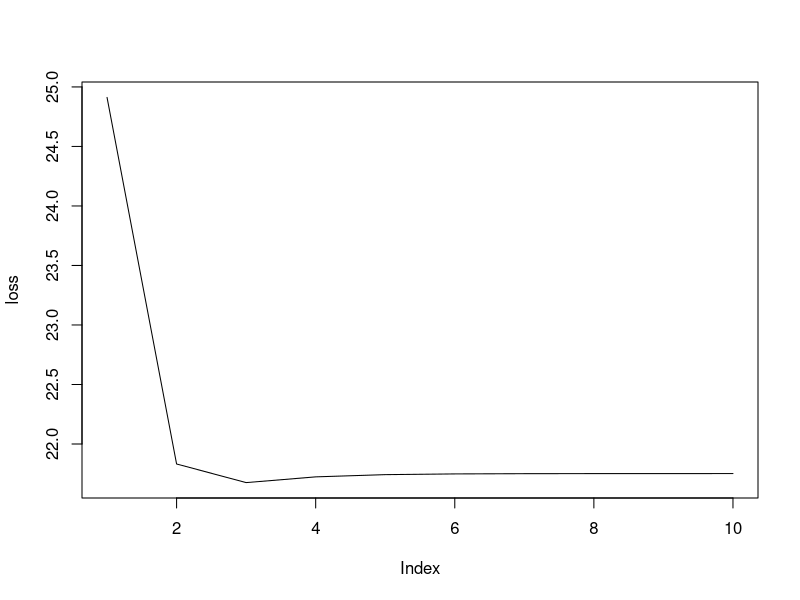

Source code (R):
library(tidyverse)

lasso_loss <- function(X, Y, beta) {
  t(Y - X%*%beta) %*% (Y - X%*%beta) + lambda * sum(abs(beta))
}

lasso_regression <- function(X, Y, lambda_init, epoch = 10000, eps = 1e-4) {
  lambda <- lambda_init
  loss <- c()
  ## scale X and Y
  Y <- scale(Y, center = TRUE, scale = TRUE)
  X <- scale(X, center = TRUE, scale = TRUE)
  X <- cbind(rep(1, length(Y)), X)
  P <- ncol(X)
  beta <- rep(0, P)
  for (i in 1:epoch) {
    resid <- Y - X %*% beta
    ## pick a coordinate
    for (j in 1:P) {
      ## get residual for all except for j
      resid <- resid + X[, j] * beta[j]
      delta_linear <- mean(resid * X[, j])
      ## proceed with the negative direction
      if (delta_linear < -lambda) {
        beta[j] <- delta_linear + lambda
      } else if (delta_linear > lambda) {
        beta[j] <- delta_linear - lambda
      } else {
        beta[j] <- 0
      }
      ## restore full residual
      resid <- resid - X[, j] * beta[j]
    }
    ## record loss
    loss[i] <- lasso_loss(X, Y, beta)
    ## quit when converge
    if ((length(loss) > 1) && (abs(loss[i] - loss[i - 1]) < eps)) break
  }
  return(list(beta = beta, loss = loss))
}

peru <- read.table("./hw3/peru.txt", header = TRUE)
Y <- peru$Systol
X <- as.matrix(peru %>% select(-Systol))
N <- nrow(X)

## validation
train_idx <- 1:floor(N * 0.7)
X_train <- X[train_idx, ]
Y_train <- Y[train_idx]
X_test <- X[-train_idx, ]
Y_test <- Y[-train_idx]
lambda_list <- c(0.01, 0.05, 0.1, 0.3, 0.7, 0.9)
test_loss <- c()
for (lambda in lambda_list) {
  result <- lasso_regression(X_train, Y_train, lambda = lambda, epoch = 10000)
  test_loss <- c(test_loss,
    lasso_loss(cbind(rep(1, length(Y_test)), X_test), Y_test, result$beta))
}
best_idx <- which(test_loss == min(test_loss))

## result
lambda <- lambda_list[best_idx]
result <- lasso_regression(X, Y, lambda = lambda, epoch = 10000)
loss <- result$loss
result$beta
plot(loss, type = "l")
beta <- matrix(result$beta, dim(X)[2] + 1, 1)
rownames(beta) <- c("(intercept)", colnames(X))
beta

## compare with glmnet
library(glmnet)
Y <- scale(Y, center = TRUE, scale = TRUE)
X <- scale(X, center = TRUE, scale = TRUE)
model <- glmnet(X, Y, alpha = 1, lambda = lambda)
coef(model)
beta <- Matrix(coef(model), sparse = FALSE)
lasso_loss(cbind(rep(1, N), X), Y, beta)
